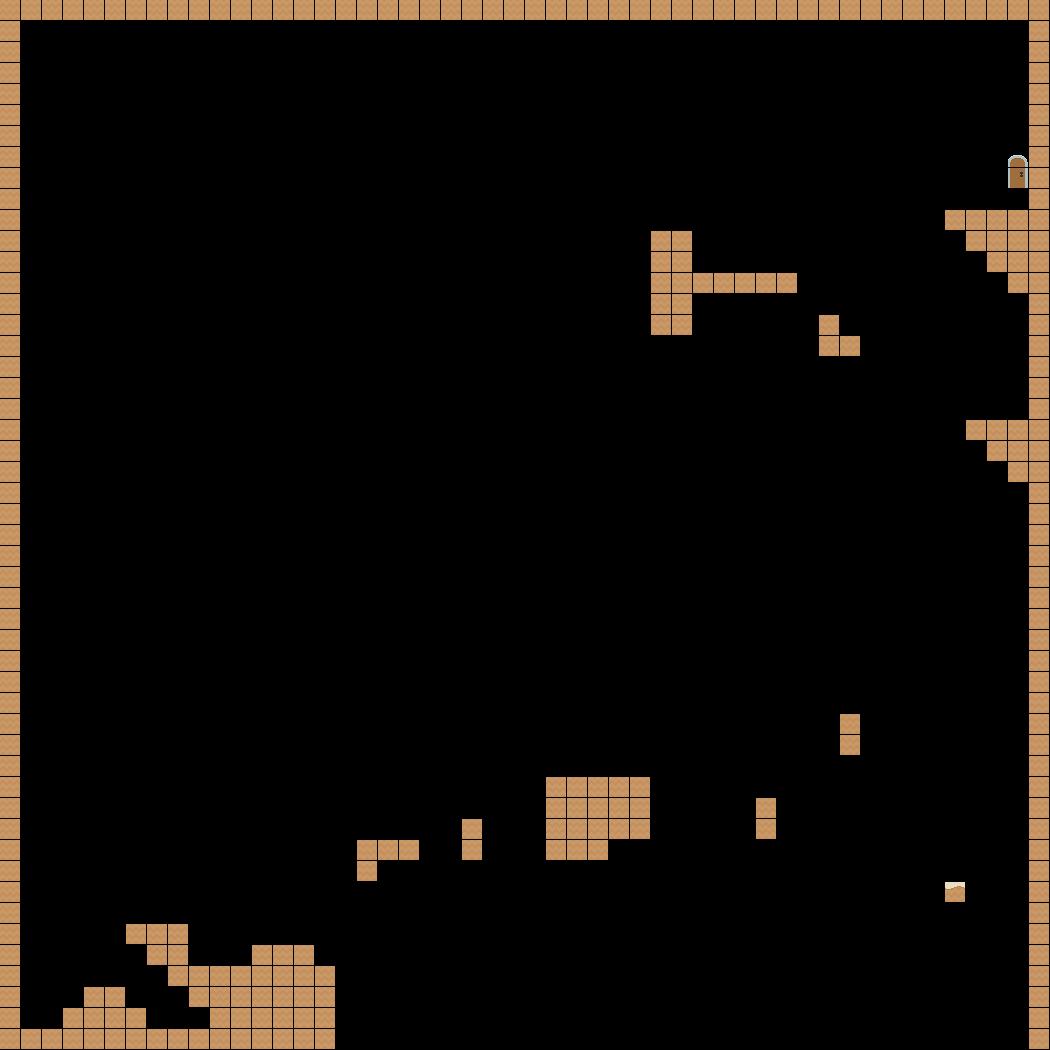

This is a level from a 2D game, rendered from its Tiled map with the project's own tilesets. A one-line summary and the map file follow, with tile-layer data summarised:
An orthogonal 50x50 tile map with 21x21 px tiles, 1 tile layer (Tile Layer 1) and 185 objects.

<map version="1.2" tiledversion="1.3.3" orientation="orthogonal" renderorder="right-down" width="50" height="50" tilewidth="21" tileheight="21" infinite="0" nextlayerid="6" nextobjectid="544">
 <tileset firstgid="1" source="BetterSet2.tsx" />
 <layer id="1" name="Tile Layer 1" width="50" height="50">
  <data>[2500 cells, 263 non-empty, 4 distinct tile ids]</data>
 </layer>
 <objectgroup id="2" name="Platforms">
  <object id="1" gid="3" x="42" y="1029" width="21" height="21" />
  <object id="2" gid="3" x="63" y="1008" width="21" height="21" />
  <object id="3" gid="3" x="84" y="987" width="21" height="21" />
  <object id="4" gid="3" x="105" y="987" width="21" height="21" />
  <object id="5" gid="3" x="126" y="1008" width="21" height="21" />
  <object id="6" gid="3" x="147" y="1029" width="21" height="21" />
  <object id="7" gid="3" x="126" y="924" width="21" height="21" />
  <object id="8" gid="3" x="147" y="924" width="21" height="21" />
  <object id="9" gid="3" x="168" y="924" width="21" height="21" />
  <object id="10" gid="3" x="189" y="924" width="21" height="21" />
  <object id="11" gid="3" x="189" y="945" width="21" height="21" />
  <object id="12" gid="3" x="189" y="966" width="21" height="21" />
  <object id="13" gid="3" x="210" y="966" width="21" height="21" />
  <object id="14" gid="3" x="231" y="966" width="21" height="21" />
  <object id="15" gid="3" x="231" y="945" width="21" height="21" />
  <object id="16" gid="3" x="252" y="945" width="21" height="21" />
  <object id="17" gid="3" x="273" y="945" width="21" height="21" />
  <object id="18" gid="3" x="294" y="945" width="21" height="21" />
  <object id="19" gid="3" x="315" y="966" width="21" height="21" />
  <object id="34" gid="3" x="861" y="903" width="21" height="21" />
  <object id="35" gid="3" x="882" y="903" width="21" height="21" />
  <object id="36" gid="3" x="903" y="945" width="21" height="21" />
  <object id="37" gid="3" x="924" y="945" width="21" height="21" />
  <object id="38" gid="3" x="1008" y="861" width="21" height="21" />
  <object id="39" gid="3" x="987" y="861" width="21" height="21" />
  <object id="40" gid="3" x="966" y="861" width="21" height="21" />
  <object id="41" gid="3" x="819" y="861" width="21" height="21" />
  <object id="42" gid="3" x="777" y="840" width="21" height="21" />
  <object id="43" gid="3" x="756" y="798" width="21" height="21" />
  <object id="44" gid="3" x="819" y="756" width="21" height="21" />
  <object id="45" gid="3" x="840" y="714" width="21" height="21" />
  <object id="313" gid="3" x="21" y="84" width="21" height="21" />
  <object id="314" gid="3" x="42" y="84" width="21" height="21" />
  <object id="315" gid="3" x="63" y="84" width="21" height="21" />
  <object id="316" gid="3" x="63" y="84" width="21" height="21" />
  <object id="317" gid="3" x="84" y="84" width="21" height="21" />
  <object id="318" gid="3" x="105" y="84" width="21" height="21" />
  <object id="319" gid="3" x="126" y="84" width="21" height="21" />
  <object id="320" gid="3" x="147" y="84" width="21" height="21" />
  <object id="321" gid="3" x="147" y="84" width="21" height="21" />
  <object id="322" gid="3" x="168" y="84" width="21" height="21" />
  <object id="323" gid="3" x="189" y="84" width="21" height="21" />
  <object id="324" gid="3" x="210" y="84" width="21" height="21" />
  <object id="325" gid="3" x="273" y="882" width="21" height="21" />
  <object id="326" gid="3" x="315" y="882" width="21" height="21" />
  <object id="327" gid="3" x="294" y="882" width="21" height="21" />
  <object id="328" gid="3" x="336" y="882" width="21" height="21" />
  <object id="329" gid="3" x="357" y="882" width="21" height="21" />
  <object id="330" gid="3" x="336" y="861" width="21" height="21" />
  <object id="331" gid="3" x="357" y="840" width="21" height="21" />
  <object id="332" gid="3" x="378" y="840" width="21" height="21" />
  <object id="333" gid="3" x="399" y="840" width="21" height="21" />
  <object id="334" gid="3" x="462" y="819" width="21" height="21" />
  <object id="335" gid="3" x="483" y="861" width="21" height="21" />
  <object id="336" gid="3" x="504" y="861" width="21" height="21" />
  <object id="337" gid="3" x="525" y="861" width="21" height="21" />
  <object id="338" gid="3" x="546" y="777" width="21" height="21" />
  <object id="339" gid="3" x="567" y="777" width="21" height="21" />
  <object id="340" gid="3" x="588" y="777" width="21" height="21" />
  <object id="341" gid="3" x="609" y="777" width="21" height="21" />
  <object id="342" gid="3" x="630" y="777" width="21" height="21" />
  <object id="343" gid="3" x="693" y="735" width="21" height="21" />
  <object id="344" gid="3" x="714" y="735" width="21" height="21" />
  <object id="345" gid="3" x="735" y="735" width="21" height="21" />
  <object id="346" gid="3" x="756" y="693" width="21" height="21" />
  <object id="347" gid="3" x="777" y="693" width="21" height="21" />
  <object id="348" gid="3" x="798" y="693" width="21" height="21" />
  <object id="349" gid="3" x="798" y="672" width="21" height="21" />
  <object id="350" gid="3" x="672" y="651" width="21" height="21" />
  <object id="351" gid="3" x="651" y="651" width="21" height="21" />
  <object id="352" gid="3" x="567" y="609" width="21" height="21" />
  <object id="353" gid="3" x="546" y="609" width="21" height="21" />
  <object id="354" gid="3" x="525" y="609" width="21" height="21" />
  <object id="355" gid="3" x="483" y="609" width="21" height="21" />
  <object id="356" gid="3" x="504" y="609" width="21" height="21" />
  <object id="357" gid="3" x="441" y="588" width="21" height="21" />
  <object id="358" gid="3" x="378" y="546" width="21" height="21" />
  <object id="359" gid="3" x="315" y="525" width="21" height="21" />
  <object id="360" gid="3" x="357" y="462" width="21" height="21" />
  <object id="361" gid="3" x="420" y="420" width="21" height="21" />
  <object id="362" gid="3" x="462" y="378" width="21" height="21" />
  <object id="363" gid="3" x="525" y="336" width="21" height="21" />
  <object id="364" gid="3" x="546" y="336" width="21" height="21" />
  <object id="365" gid="3" x="567" y="336" width="21" height="21" />
  <object id="366" gid="3" x="588" y="336" width="21" height="21" />
  <object id="367" gid="3" x="609" y="336" width="21" height="21" />
  <object id="368" gid="3" x="630" y="336" width="21" height="21" />
  <object id="369" gid="3" x="567" y="273" width="21" height="21" />
  <object id="370" gid="3" x="588" y="273" width="21" height="21" />
  <object id="371" gid="3" x="609" y="273" width="21" height="21" />
  <object id="372" gid="3" x="630" y="273" width="21" height="21" />
  <object id="373" gid="3" x="651" y="231" width="21" height="21" />
  <object id="374" gid="3" x="672" y="231" width="21" height="21" />
  <object id="375" gid="3" x="693" y="273" width="21" height="21" />
  <object id="376" gid="3" x="714" y="273" width="21" height="21" />
  <object id="377" gid="3" x="735" y="273" width="21" height="21" />
  <object id="378" gid="3" x="756" y="273" width="21" height="21" />
  <object id="379" gid="3" x="777" y="273" width="21" height="21" />
  <object id="380" gid="3" x="819" y="315" width="21" height="21" />
  <object id="381" gid="3" x="840" y="336" width="21" height="21" />
  <object id="382" gid="3" x="861" y="357" width="21" height="21" />
  <object id="383" gid="3" x="546" y="588" width="21" height="21" />
  <object id="384" gid="3" x="630" y="546" width="21" height="21" />
  <object id="385" gid="3" x="672" y="546" width="21" height="21" />
  </objectgroup>
 <objectgroup id="5" name="Ghost">
  <!-- 3 objects omitted --></objectgroup>
 <objectgroup id="3" name="Spawn">
  <!-- 2 objects omitted --></objectgroup>
 <objectgroup id="4" name="End">
  <!-- 1 objects omitted --></objectgroup>
</map>
<!-- 81 of 185 objects omitted -->
